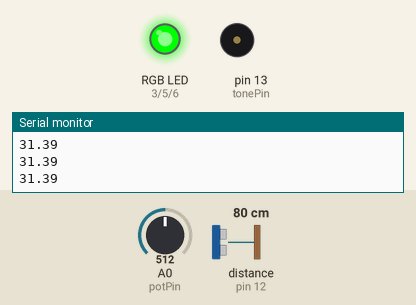
Recording of a sketch running on a simulated Arduino Uno, built with avr-gcc and run on an emulated ATmega328P. On the bench: an RGB LED mixed from three pins (HIGH = lit), buzzer (waves = sounding), the last lines printed to the serial monitor. Wiring (inferred from the names in the program): ultrasonic range finder: trigger pin 11; echo pin 12. The inputs (shaded band) are chosen by the test bench; at power-on: distance to the obstacle (sensor on pin 12) 80 cm, A0 (potPin) = 512. The echo pulse lasts 58.3 µs per cm; pins used as bus, display or sensor lines are not drawn.

Above: at 1.2 s.
1.3 s: distance to the obstacle (sensor on pin 12) set to 55 cm
2.8 s: distance to the obstacle (sensor on pin 12) set to 48 cm
At 4.0 s:
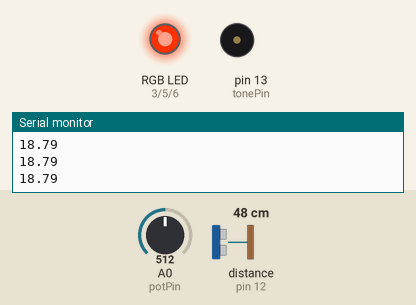
4.3 s: distance to the obstacle (sensor on pin 12) set to 28 cm
5.8 s: distance to the obstacle (sensor on pin 12) set to 24 cm
At 5.86 s:
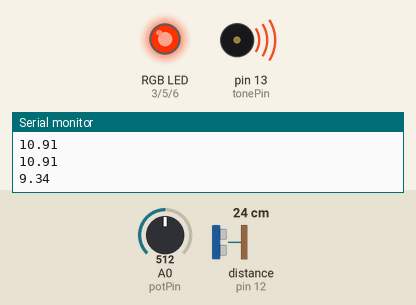
8.8 s: distance to the obstacle (sensor on pin 12) set to 60 cm
At 10.0 s:
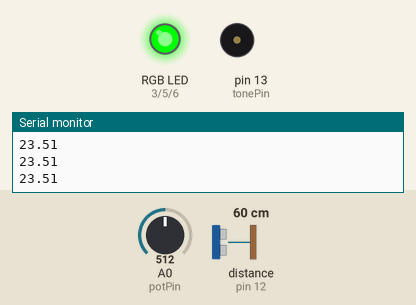
10.3 s: distance to the obstacle (sensor on pin 12) set to 18 cm
At 10.44 s:
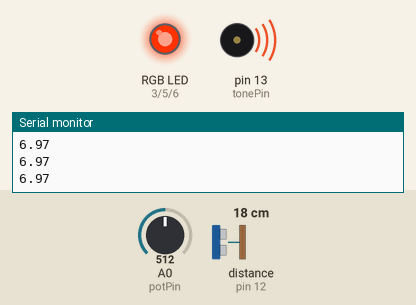
Timing chart, 0 to 13.3 s (numbered marks = the images above; inputs shaded):
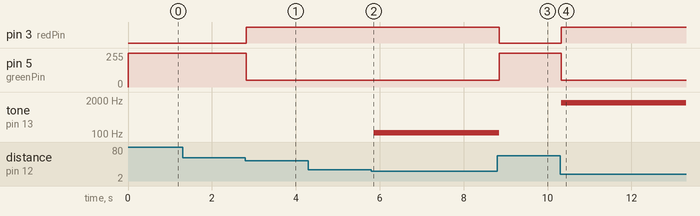

The sketch:

distanceTest.ino
```cpp
/*
SparkFun Inventor’s Kit
Circuit 3B-Distance Sensor

Control the color of an RGB LED using an ultrasonic distance sensor.

This sketch was written by SparkFun Electronics, with lots of help from the Arduino community.
This code is completely free for any use.

View circuit diagram and instructions at: https://learn.sparkfun.com/tutorials/sparkfun-inventors-kit-experiment-guide---v40
Download drawings and code at: https://github.com/sparkfun/SIK-Guide-Code
*/
#include "notes.h"

int notes[]={NOTE_C3,NOTE_CS3,NOTE_D3,NOTE_DS3,NOTE_E3,NOTE_F3,NOTE_FS3,NOTE_G3,NOTE_GS3,NOTE_A3,NOTE_AS3,NOTE_B3,NOTE_C4,NOTE_CS4,NOTE_D4,NOTE_DS4,NOTE_E4,NOTE_F4,NOTE_FS4,NOTE_G4,NOTE_GS4,NOTE_A4,NOTE_AS4,NOTE_B4,NOTE_C5,NOTE_CS5,NOTE_D5,NOTE_DS5,NOTE_E5,NOTE_F5,NOTE_FS5,NOTE_G5,NOTE_GS5,NOTE_A5,NOTE_AS5,NOTE_B5,NOTE_CS6,NOTE_D6,NOTE_DS6,NOTE_E6,NOTE_F6,NOTE_FS6,NOTE_G6,NOTE_GS6,NOTE_A6,NOTE_AS6,NOTE_B6};
int maxOctaves=4;
int firstOctave=3;
int place=0;

const int trigPin = 11;           //connects to the echo pin on the distance sensor
const int echoPin = 12;           //connects to the trigger pin on the distance sensor

const int redPin = 3;             //pin to control the red LED inside the RGB LED
const int greenPin = 5;           //pin to control the green LED inside the RGB LED
const int bluePin = 6;            //pin to control the blue LED inside the RGB LED

int potPin=A0;

int maxDistance=4.55;

int tonePin=13;
int octave=0;
int pot=0;

float distance = 0;               //stores the distance measured by the distance sensor

void setup()
{
  Serial.begin (9600);        //set up a serial connection with the computer

  pinMode(trigPin, OUTPUT);   //the trigger pin will output pulses of electricity
  pinMode(echoPin, INPUT);    //the echo pin will measure the duration of pulses coming back from the distance sensor

  //set the RGB LED pins to output
  pinMode(redPin, OUTPUT);
  pinMode(greenPin, OUTPUT);
  pinMode(bluePin, OUTPUT);
  pinMode(tonePin,OUTPUT);
  pinMode(potPin,INPUT);

}

void loop() {
  distance = getDistance();   //variable to store the distance measured by the sensor
  pot=analogRead(potPin);
  octave=map(pot,0,631,0,maxOctaves-1);
  place=map(distance,1.5,4.55,0,11);
  Serial.println(distance);
  if(distance <= maxDistance){                         //if the object is close

    //make the RGB LED red
    analogWrite(redPin, 255);
    analogWrite(greenPin, 0);
    analogWrite(bluePin, 0);

  } else if(maxDistance < distance && distance < 20){  //if the object is a medium distance

    //make the RGB LED yellow
    analogWrite(redPin, 255);
    analogWrite(greenPin, 50);
    analogWrite(bluePin, 0);

  } else{                                     //if the object is far away

    //make the RGB LED green
    analogWrite(redPin, 0);
    analogWrite(greenPin, 255);
    analogWrite(bluePin, 0);
  }
  if (distance<=10){
    tone(tonePin,notes[place+octave*12],50);

  }
  delay(50);      //delay 50ms between each reading
}

//------------------FUNCTIONS-------------------------------

//RETURNS THE DISTANCE MEASURED BY THE HC-SR04 DISTANCE SENSOR
float getDistance()
{
  float echoTime;                   //variable to store the time it takes for a ping to bounce off an object
  float calcualtedDistance;         //variable to store the distance calculated from the echo time

  //send out an ultrasonic pulse that's 10ms long
  digitalWrite(trigPin, HIGH);
  delayMicroseconds(10);
  digitalWrite(trigPin, LOW);

  echoTime = pulseIn(echoPin, HIGH);      //use the pulsein command to see how long it takes for the
                                          //pulse to bounce back to the sensor

  calcualtedDistance = echoTime / 148.0;  //calculate the distance of the object that reflected the pulse (half the bounce time multiplied by the speed of sound)

  return calcualtedDistance;              //send back the distance that was calculated
}
```

notes.h
```cpp
/*************************************************
* Public Constants
*************************************************/

 #define NOTE_B0  31
 #define NOTE_C1  33
 #define NOTE_CS1 35
 #define NOTE_D1  37
 #define NOTE_DS1 39
 #define NOTE_E1  41
 #define NOTE_F1  44
 #define NOTE_FS1 46
 #define NOTE_G1  49
 #define NOTE_GS1 52
 #define NOTE_A1  55
 #define NOTE_AS1 58
 #define NOTE_B1  62
 #define NOTE_C2  65
 #define NOTE_CS2 69
 #define NOTE_D2  73
 #define NOTE_DS2 78
 #define NOTE_E2  82
 #define NOTE_F2  87
 #define NOTE_FS2 93
 #define NOTE_G2  98
 #define NOTE_GS2 104
 #define NOTE_A2  110
 #define NOTE_AS2 117
 #define NOTE_B2  123
 #define NOTE_C3  131
 #define NOTE_CS3 139
 #define NOTE_D3  147
 #define NOTE_DS3 156
 #define NOTE_E3  165
 #define NOTE_F3  175
 #define NOTE_FS3 185
 #define NOTE_G3  196
 #define NOTE_GS3 208
 #define NOTE_A3  220
 #define NOTE_AS3 233
 #define NOTE_B3  247
 #define NOTE_C4  262
 #define NOTE_CS4 277
 #define NOTE_D4  294
 #define NOTE_DS4 311
 #define NOTE_E4  330
 #define NOTE_F4  349
 #define NOTE_FS4 370
 #define NOTE_G4  392
 #define NOTE_GS4 415
 #define NOTE_A4  440
 #define NOTE_AS4 466
 #define NOTE_B4  494
 #define NOTE_C5  523
 #define NOTE_CS5 554
 #define NOTE_D5  587
 #define NOTE_DS5 622
 #define NOTE_E5  659
 #define NOTE_F5  698
 #define NOTE_FS5 740
 #define NOTE_G5  784
 #define NOTE_GS5 831
 #define NOTE_A5  880
 #define NOTE_AS5 932
 #define NOTE_B5  988
 #define NOTE_C6  1047
 #define NOTE_CS6 1109
 #define NOTE_D6  1175
 #define NOTE_DS6 1245
 #define NOTE_E6  1319
 #define NOTE_F6  1397
 #define NOTE_FS6 1480
 #define NOTE_G6  1568
 #define NOTE_GS6 1661
 #define NOTE_A6  1760
 #define NOTE_AS6 1865
 #define NOTE_B6  1976
 #define NOTE_C7  2093
 #define NOTE_CS7 2217
 #define NOTE_D7  2349
 #define NOTE_DS7 2489
 #define NOTE_E7  2637
 #define NOTE_F7  2794
 #define NOTE_FS7 2960
 #define NOTE_G7  3136
 #define NOTE_GS7 3322
 #define NOTE_A7  3520
 #define NOTE_AS7 3729
 #define NOTE_B7  3951
 #define NOTE_C8  4186
 #define NOTE_CS8 4435
 #define NOTE_D8  4699
 #define NOTE_DS8 4978
```

Measured:
- the behaviour switches between 52 and 51 cm on distance to the obstacle (sensor on pin 12) (found by bisection; images 0 and 1)
- the behaviour switches between 26 and 25 cm on distance to the obstacle (sensor on pin 12) (found by bisection; images 1 and 2)
- after the input at 2.8 s, pin 3 (redPin): LOW → HIGH at once; pin 5 (greenPin): 255/255 → 50/255 at once
- after the input at 5.8 s, tone on pin 13 (tonePin): silent → 110 Hz after 0.05 s
- after the input at 8.8 s, pin 3 (redPin): HIGH → LOW after 0.05 s; pin 5 (greenPin): 50/255 → 255/255 after 0.05 s; tone on pin 13 (tonePin): 110 Hz → silent after 0.05 s
- after the input at 10.3 s, pin 3 (redPin): LOW → HIGH at once; pin 5 (greenPin): 255/255 → 50/255 at once; tone on pin 13 (tonePin): silent → 1568 Hz at once
